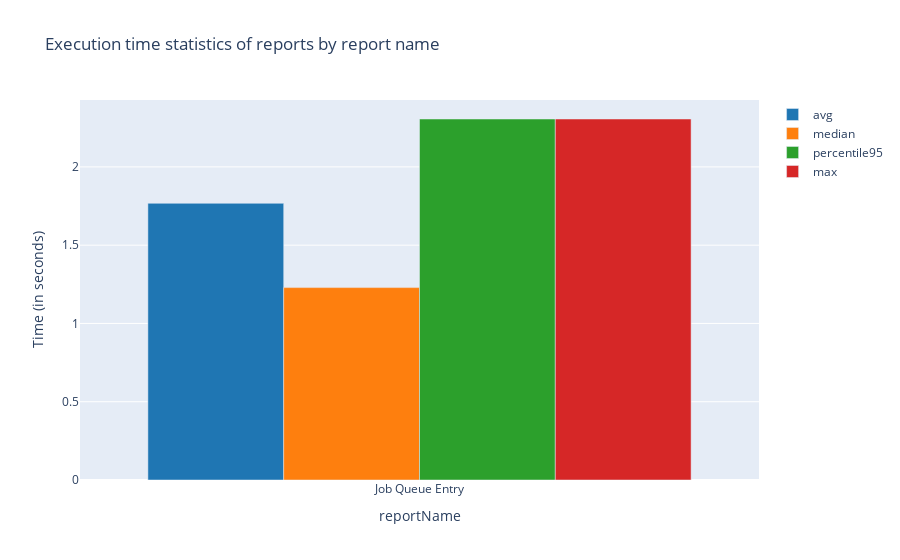

Notebook code cell kept with this figure:
### Code cell
%%kql
let _aadTenantId = aadTenantId;
let _environmentName = environmentName;
traces
| where 1==1 
    and customDimensions.aadTenantId == _aadTenantId
    and customDimensions.environmentName == _environmentName
    and customDimensions.eventId == 'RT0005'
    and timestamp > ago(7d)
| extend reportName = tostring( customDimensions.alObjectName )
       , executionTimeInSec = toreal(totimespan(customDimensions.executionTime))/10000000 //the datatype for executionTime is timespan 
| where reportName <> ''
| summarize avg=avg(executionTimeInSec), median=percentile(executionTimeInSec, 50), percentile95=percentile(executionTimeInSec, 95), max=max(executionTimeInSec)   
  by reportName
| order by percentile95
| limit 10
| render columnchart with  (title= 'Execution time stats of reports by report name (top 10 by 95% percentile)', ytitle='Time (in seconds)' )

### Figure 1 — Plotly figure (JSON) as saved in the notebook; plotly's stock layout.template omitted (floating-point values rounded to 4 significant figures)
{"data": [{"marker": {"color": "rgb(31, 118, 179)"}, "name": "avg", "orientation": "v", "type": "bar", "x": ["Job Queue Entry"], "y": [1.768]}, {"marker": {"color": "rgb(254, 127, 14)"}, "name": "median", "orientation": "v", "type": "bar", "x": ["Job Queue Entry"], "y": [1.229]}, {"marker": {"color": "rgb(44, 160, 44)"}, "name": "percentile95", "orientation": "v", "type": "bar", "x": ["Job Queue Entry"], "y": [2.306]}, {"marker": {"color": "rgb(214, 39, 39)"}, "name": "max", "orientation": "v", "type": "bar", "x": ["Job Queue Entry"], "y": [2.306]}], "layout": {"showlegend": true, "title": {"text": "Execution time statistics of reports by report name"}, "xaxis": {"ticksuffix": "", "title": {"text": "reportName"}, "type": "category"}, "yaxis": {"title": {"text": "Time (in seconds)"}, "type": "linear"}}}
